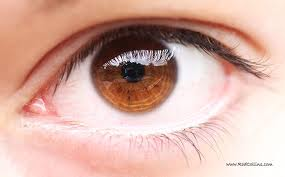
%> input picture Graphics&Vision/ComputerVision/Tutorial 17 & 18/eye2.jpg, 285 x 177 px
$ octave Tutorial17.m   (GNU Octave 9; MATLAB toolbox functions it lacks are replaced by stand-ins)
%> lines starting %> are read from the running program, lines starting %| are printed output that depends on the picture; in (x1, y1, x2, y2) boxes, pixels count from 0 and x2, y2 are one past the last pixel; in counts of white or black regions, pixels touching at a corner belong together; the program's own positions count from 1
### Graphics&Vision/ComputerVision/Tutorial 17 & 18/circle_hough.m
function [h, margin] = circle_hough(b, rrange, varargin)
    %CIRCLE_HOUGH Hough transform for circles
    %   [H, MARGIN] = CIRCLE_HOUGH(B, RADII) takes a binary 2-D image B and a
    %   vector RADII giving the radii of circles to detect. It returns the 3-D
    %   accumulator array H, and an integer MARGIN such that H(I,J,K) contains
    %   the number of votes for the circle centred at B(I-MARGIN, J-MARGIN),
    %   with radius RADII(K). Circles which pass through B but whose centres
    %   are outside B receive votes.
    %
    %   [H, MARGIN] = CIRCLE_HOUGH(B, RADII, opt1, ...) allows options to be
    %   set. Each option is a string, which if included has the following
    %   effect:
    %
    %   'same' returns only the part of H corresponding to centre positions
    %   within the image. In this case H(:,:,k) has the same dimensions as B,
    %   and MARGIN is 0. This option should not be used if circles whose
    %   centres are outside the image are to be detected.
    %
    %   'normalise' multiplies each slice of H, H(:,:,K), by 1/RADII(K). This
    %   may be useful because larger circles get more votes, roughly in
    %   proportion to their radius.
    %
    %   The spatial resolution of the accumulator is the same as the spatial
    %   resolution of the original image. Smoothing the accumulator array
    %   allows the effective resolution to be controlled, and this is probably
    %   essential for sensitivity to circles of arbitrary radius if the spacing
    %   between radii is greater than 1. If time or memory requirements are a
    %   problem, a generalisation of this function to allow larger bins to be
    %   used from the start would be worthwhile.
    %
    %   Each feature in B is allowed 1 vote for each circle. This function
    %   could easily be generalised to allow weighted features.
    %
    %   See also CIRCLEPOINTS, CIRCLE_HOUGHPEAKS, CIRCLE_HOUGHDEMO

    % Copyright David Young 2008, 2010

    % argument checking
    opts = {'same' 'normalise'};
    narginchk(2, 2+length(opts));
    validateattributes(rrange, {'double'}, {'real' 'positive' 'vector'});
    if ~all(ismember(varargin, opts))
        error('Unrecognised option');
    end

    % get indices of non-zero features of b
    [featR, featC] = find(b);

    % set up accumulator array - with a margin to avoid need for bounds checking
    [nr, nc] = size(b);
    nradii = length(rrange);
    margin = ceil(max(rrange));
    nrh = nr + 2*margin;        % increase size of accumulator
    nch = nc + 2*margin;
    h = zeros(nrh*nch*nradii, 1, 'uint32');  % 1-D for now, uint32 a touch faster

    % get templates for circles at all radii - these specify accumulator
    % elements to increment relative to a given feature
    tempR = []; tempC = []; tempRad = [];
    for i = 1:nradii
        [tR, tC] = circlepoints(rrange(i));
        tempR = [tempR tR]; %#ok<*AGROW>
        tempC = [tempC tC];
        tempRad = [tempRad repmat(i, 1, length(tR))];
    end

    % Convert offsets into linear indices into h - this is similar to sub2ind.
    % Take care to avoid negative elements in either of these so can use
    % uint32, which speeds up processing by a factor of more than 3 (in version
    % 7.5.0.342)!
    tempInd = uint32( tempR+margin + nrh*(tempC+margin) + nrh*nch*(tempRad-1) );
    featInd = uint32( featR' + nrh*(featC-1)' );

    % Loop over features
    for f = featInd
        % shift template to be centred on this feature
        incI = tempInd + f;
        % and update the accumulator
        h(incI) = h(incI) + 1;
    end

    % Reshape h, convert to double, and apply options
    h = reshape(double(h), nrh, nch, nradii);

    if ismember('same', varargin)
        h = h(1+margin:end-margin, 1+margin:end-margin, :);
        margin = 0;
    end

    if ismember('normalise', varargin)
        h = bsxfun(@rdivide, h, reshape(rrange, 1, 1, length(rrange)));
    end

    end

### Graphics&Vision/ComputerVision/Tutorial 17 & 18/circle_houghpeaks.m
function peaks = circle_houghpeaks(h, radii, varargin)
%CIRCLE_HOUGHPEAKS finds peaks in the output of CIRCLE_HOUGH
%   PEAKS = CIRCLE_HOUGHPEAKS(H, RADII, MARGIN, OPTIONS) locates the
%   positions of peaks in the output of CIRCLE_HOUGH. The result PEAKS is a
%   3 x N array, where each column gives the position and radius of a
%   possible circle in the original array. The first row of PEAKS has the
%   x-coordinates, the second row has the y-coordinates, and the third row
%   has the radii.
%
%   H is the 3D accumulator array returned by CIRCLE_HOUGH.
%
%   RADII is the array of radii which was passed as an argument to
%   CIRCLE_HOUGH.
%
%   MARGIN is optional, and may be omitted if the 'same' option was used
%   with CIRCLE_HOUGH. Otherwise, it should be the second result returned
%   by CIRCLE_HOUGH.
%
%   OPTIONS is a comma-separated list of parameter/value pairs, with the
%   following effects:
%
%   'Smoothxy' causes each x-y layer of H to be smoothed before peak
%   detection using a 2D Gaussian kernel whose "sigma" parameter is given
%   by the value of this argument.
%
%   'Smoothr' causes each radius column of H to be smoothed before peak
%   detection using a 1D Gaussian kernel whose "sigma" parameter is given
%   by the value of this argument.
%
%       Note: Smoothing may be useful to locate peaks in noisy accumulator
%       arrays. However, it may also cause the performance to deteriorate
%       if H contains sharp peaks. It is most likely to be useful if
%       neighbourhood suppression (see below) is not used.
%
%       Both smoothing operations use reflecting boundary conditions to
%       compute values close to the boundaries.
%
%   'Threshold' sets the minimum number of votes (after any smoothing)
%   needed for a peak to be counted. The default is 0.5 * the maximum value
%   in H.
%
%   'Npeaks' sets the maximum number of peaks to be found. The highest
%   NPEAKS peaks are returned, unless the threshold causes fewer than
%   NPEAKS peaks to be available.
%
%   'Nhoodxy' must be followed by an odd integer, which sets a minimum
%   spatial separation between peaks. See below for a more precise
%   statement. The default is 1.
%
%   'Nhoodr' must be followed by an odd integer, which sets a minimum
%   separation in radius between peaks. See below for a more precise
%   statement. The default is 1.
%
%       When a peak has been found, no other peak with a position within an
%       NHOODXY x NHOODXY x NHOODR box centred on the first peak will be
%       detected. Peaks are found sequentially; for example, after the
%       highest peak has been found, the second will be found at the
%       largest value in H excepting the exclusion box found the first
%       peak. This is similar to the mechanism provided by the Toolbox
%       function HOUGHPEAKS.
%
%       If both the 'Nhoodxy' and 'Nhoodr' options are omitted, the effect
%       is not quite the same as setting each of them to 1. Instead of a
%       sequential algorithm with repeated passes over H, the Toolbox
%       function IMREGIONALMAX is used. This may produce slightly different
%       results, since an above-threshold point adjacent to a peak will
%       appear as an independent peak using the sequential suppression
%       algorithm, but will not be a local maximum.
%
%   See also CIRCLE_HOUGH, CIRCLE_HOUGHDEMO

% check arguments
params = checkargs(h, radii, varargin{:});

% smooth the accumulator - xy
if params.smoothxy > 0
    [m, hsize] = gaussmask1d(params.smoothxy);
    % smooth each dimension separately, with reflection
    h = cat(1, h(hsize:-1:1,:,:), h, h(end:-1:end-hsize+1,:,:));
    h = convn(h, reshape(m, length(m), 1, 1), 'valid');

    h = cat(2, h(:,hsize:-1:1,:), h, h(:,end:-1:end-hsize+1,:));
    h = convn(h, reshape(m, 1, length(m), 1), 'valid');
end

% smooth the accumulator - r
if params.smoothr > 0
    [m, hsize] = gaussmask1d(params.smoothr);
    h = cat(3, h(:,:,hsize:-1:1), h, h(:,:,end:-1:end-hsize+1));
    h = convn(h, reshape(m, 1, 1, length(m)), 'valid');
end

% set threshold
if isempty(params.threshold)
    params.threshold = 0.5 * max(h(:));
end

if isempty(params.nhoodxy) && isempty(params.nhoodxy)
    % First approach to peak finding: local maxima

    % find the maxima
    maxarr = imregionalmax(h);

    maxarr = maxarr & h >= params.threshold;

    % get array indices
    peakind = find(maxarr);
    [y, x, rind] = ind2sub(size(h), peakind);
    peaks = [x'; y'; radii(rind)];

    % get strongest peaks
    if ~isempty(params.npeaks) && params.npeaks < size(peaks,2)
        [~, ind] = sort(h(peakind), 'descend');
        ind = ind(1:params.npeaks);
        peaks = peaks(:, ind);
    end

else
    % Second approach: iterative global max with suppression
    if isempty(params.nhoodxy)
        params.nhoodxy = 1;
    elseif isempty(params.nhoodr)
        params.nhoodr = 1;
    end
    nhood2 = ([params.nhoodxy params.nhoodxy params.nhoodr]-1) / 2;

    if isempty(params.npeaks)
        maxpks = 0;
        peaks = zeros(3, round(numel(h)/100));  % preallocate
    else
        maxpks = params.npeaks;
        peaks = zeros(3, maxpks);  % preallocate
    end

    np = 0;
    while true
        [r, c, k, v] = max3(h);
        % stop if peak height below threshold
        if v < params.threshold || v == 0
            break;
        end
        np = np + 1;
        peaks(:, np) = [c; r; radii(k)];
        % stop if done enough peaks
        if np == maxpks
            break;
        end
        % suppress this peak
        r0 = max([1 1 1], [r c k]-nhood2);
        r1 = min(size(h), [r c k]+nhood2);
        h(r0(1):r1(1), r0(2):r1(2), r0(3):r1(3)) = 0;
    end
    peaks(:, np+1:end) = [];   % trim
end

% adjust for margin
if params.margin > 0
    peaks([1 2], :) = peaks([1 2], :) - params.margin;
end
end

function params = checkargs(h, radii, varargin)
% Argument checking
ip = inputParser;

% required
htest = @(h) validateattributes(h, {'double'}, {'real' 'nonnegative' 'nonsparse'});
ip.addRequired('h', htest);
rtest = @(radii) validateattributes(radii, {'double'}, {'real' 'positive' 'vector'});
ip.addRequired('radii', rtest);

% optional
mtest = @(n) validateattributes(n, {'double'}, {'real' 'nonnegative' 'integer' 'scalar'});
ip.addOptional('margin', 0, mtest);

% parameter/value pairs
stest = @(s) validateattributes(s, {'double'}, {'real' 'nonnegative' 'scalar'});
ip.addParameter('smoothxy', 0, stest);
ip.addParameter('smoothr', 0, stest);
ip.addParameter('threshold', [], stest);
nptest = @(n) validateattributes(n, {'double'}, {'real' 'positive' 'integer' 'scalar'});
ip.addParameter('npeaks', [], nptest);
nhtest = @(n) validateattributes(n, {'double'}, {'odd' 'positive' 'scalar'});
ip.addParameter('nhoodxy', [], nhtest);
ip.addParameter('nhoodr', [], nhtest);
ip.parse(h, radii, varargin{:});
params = ip.Results;
end

% [7 lines left out: function gaussmask1d, not called in this run]

function [r, c, k, v] = max3(h)
% location and value of global maximum of a 3D array
[vr, r] = max(h);
[vc, c] = max(vr);
[v, k] = max(vc);
c = c(1, 1, k);
r = r(1, c, k);
end

### Graphics&Vision/ComputerVision/Tutorial 17 & 18/circlepoints.m
function [x, y] = circlepoints(r)
%CIRCLEPOINTS  Returns integer points close to a circle
%   [X, Y] = CIRCLEPOINTS(R) returns coordinates of integer points close to
%   a circle of radius R, such that none is repeated and there are no gaps
%   in the circle (under 8-connectivity).

%   Copyright David Young 2010

% Get number of rows needed to cover 1/8 of the circle
l = round(r/sqrt(2));
if round(sqrt(r.^2 - l.^2)) < l   % if crosses diagonal
    l = l-1;
end
% generate coords for 1/8 of the circle, a dot on each row
x0 = 0:l;
y0 = round(sqrt(r.^2 - x0.^2));
% Check for overlap
if y0(end) == l
    l2 = l;
else
    l2 = l+1;
end
% assemble first quadrant
x = [x0 y0(l2:-1:2)];
y = [y0 x0(l2:-1:2)];
% add next quadrant
x0 = [x y];
y0 = [y -x];
% assemble full circle
x = [x0 -x0];
y = [y0 -y0];
end

### Graphics&Vision/ComputerVision/Tutorial 17 & 18/Tutorial17.m
filepath = 'eye2.jpg';
rgb = imread(filepath);
%> rgb is the input picture: size 177x285x3 uint8; mean R, G, B 213.9, 174.5, 163.1

intensity = rgb2gray(rgb); %convert to intensity
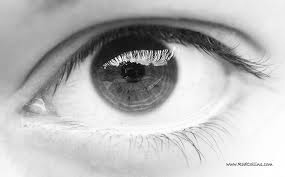
%> intensity: size 177x285 uint8; min 2, max 255, mean 185
BW = edge(intensity, 'canny'); %extract edges
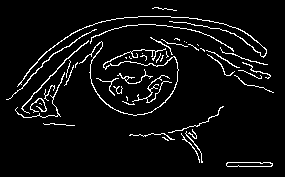
%> BW: size 177x285 logical; 5.6% white in thin lines or dots, all inside (x1, y1, x2, y2) = (6, 7, 274, 167)

[H,T,R] = hough(BW, 'RhoResolution', 0.5, 'ThetaResolution', 0.5);
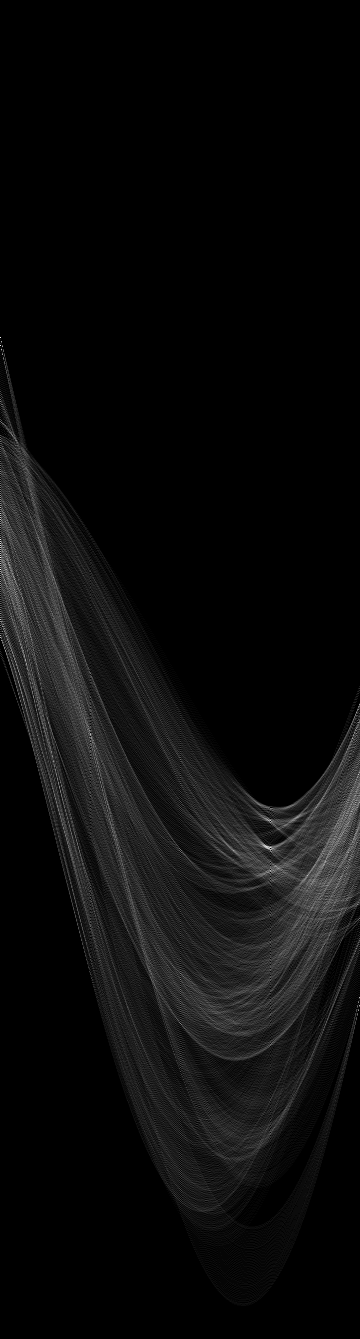
%> H: size 1339x360 double; min 0, max 46, mean 2.1; drawn with min black and max white
%> T = 360 values from -90 to 89.5; R = 1339 values from -334.5 to 334.5

%Display image
imshow(rgb);
title('edges');

lower_limit = 32;
high_limit = 58;
increment = 1;

radii = lower_limit:increment:high_limit;

[h, margin] = circle_hough(BW, radii, 'normalise');
%> in circle_hough, `[featR, featC] = find(b);`: featR = 2801 values from 8 to 167; featC = 2801 values from 7 to 274
%> in circle_hough, `featInd = uint32( featR' + nrh*(featC-1)' );`: featInd = 2801 values from 1858 to 80082
%> the loop in circle_hough, `for f = featInd` made 2801 passes
%> f on passes 1 to 3: 1858, 2151, 2444
%> margin = 58

peaks = circle_houghpeaks(h, radii, margin, 'nhoodxy', 15, 'nhoodr', 21, 'npeaks', 1, 'threshold', 0.5);
%> in circle_houghpeaks, `params = checkargs(h, radii, varargin{:});`: params = {margin 58, nhoodr 21, nhoodxy 15, npeaks 1, radii [32 33 34 35 36 37 38 39 40 41 42 43 44 45 46 47 48 49 50 51 52 53 54 55 56 57 58], smoothr 0}
%> in circle_houghpeaks, `nhood2 = ([params.nhoodxy params.nhoodxy params.nhoodr]-1) / 2;`: nhood2 = [7 7 10]
%> in circle_houghpeaks, `maxpks = params.npeaks;`: maxpks = 1
%> the loop in circle_houghpeaks, `while true` made 1 pass
%> (v, k, c, r) on pass 1: (2.59, 13, 193, 129)
%> after the loop in circle_houghpeaks, `while true`: peaks = [193; 129; 44]
%> peaks = [135; 71; 44]

%Construct image of black
[M,N] = size(rgb);
%> M = 177; N = 855
g = zeros(M,N);
g_im = mat2gray(g);
figure, imshow(g_im);
hold on;

% draw circles
for peak = peaks
    [x, y] = circlepoints(peak(3));
    plot(x+peak(1), y+peak(2), 'y-');
    %y- means solid yellow line
end
%> this loop made 1 pass
%> (peak, l in circlepoints, l2 in circlepoints) on pass 1: ([135; 71; 44], 31, 31)
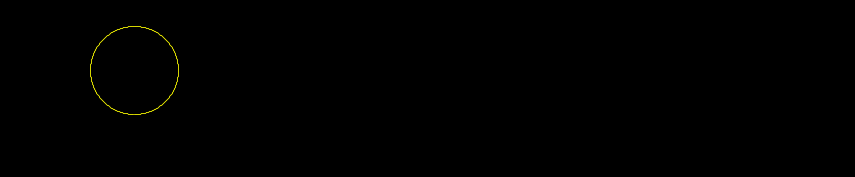
%> figure redrawn from the program's plot data
